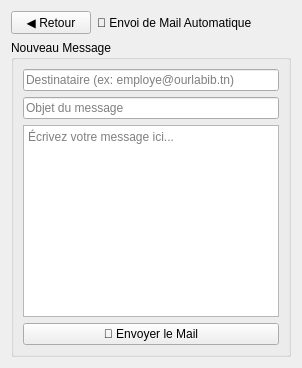
      <widget class="QWidget" name="pageMail">
       <layout class="QVBoxLayout" name="layoutMail">
        <item>
         <layout class="QHBoxLayout" name="headerMail">
          <item>
           <widget class="QPushButton" name="btnRetourMail">
            <property name="text">
             <string>◀ Retour</string>
            </property>
           </widget>
          </item>
          <item>
           <widget class="QLabel" name="labelTitleMail">
            <property name="text">
             <string>📧 Envoi de Mail Automatique</string>
            </property>
           </widget>
          </item>
          <item>
           <spacer name="spacerMail">
            <property name="orientation">
             <enum>Qt::Orientation::Horizontal</enum>
            </property>
            <property name="sizeHint" stdset="0">
             <size>
              <width>0</width>
              <height>0</height>
             </size>
            </property>
           </spacer>
          </item>
         </layout>
        </item>
        <item>
         <widget class="QGroupBox" name="groupBoxMailForm">
          <property name="title">
           <string>Nouveau Message</string>
          </property>
          <layout class="QVBoxLayout" name="layoutMailForm">
           <item>
            <widget class="QLineEdit" name="mailDestinataire">
             <property name="placeholderText">
              <string>Destinataire (ex: employe@ourlabib.tn)</string>
             </property>
            </widget>
           </item>
           <item>
            <widget class="QLineEdit" name="mailObjet">
             <property name="placeholderText">
              <string>Objet du message</string>
             </property>
            </widget>
           </item>
           <item>
            <widget class="QTextEdit" name="mailCorps">
             <property name="placeholderText">
              <string>Écrivez votre message ici...</string>
             </property>
            </widget>
           </item>
           <item>
            <widget class="QPushButton" name="btnEnvoyerMail">
             <property name="text">
              <string>🚀 Envoyer le Mail</string>
             </property>
            </widget>
           </item>
          </layout>
         </widget>
        </item>
       </layout>
      </widget>
